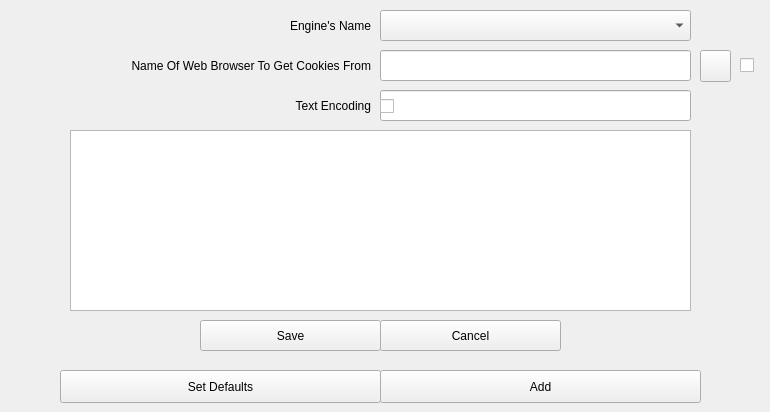
      <widget class="QWidget" name="EngineDefaultOptions">
       <attribute name="title">
        <string>Engine's Options</string>
       </attribute>
       <widget class="QComboBox" name="cbConfigureEngines">
        <property name="geometry">
         <rect>
          <x>380</x>
          <y>10</y>
          <width>311</width>
          <height>31</height>
         </rect>
        </property>
       </widget>
       <widget class="QLabel" name="labelConfigureEngines">
        <property name="geometry">
         <rect>
          <x>70</x>
          <y>10</y>
          <width>301</width>
          <height>31</height>
         </rect>
        </property>
        <property name="text">
         <string>Engine's Name</string>
        </property>
        <property name="alignment">
         <set>Qt::AlignRight|Qt::AlignTrailing|Qt::AlignVCenter</set>
        </property>
        <property name="wordWrap">
         <bool>true</bool>
        </property>
       </widget>
       <widget class="QPushButton" name="pbConfigureEngineDefaultOptions">
        <property name="geometry">
         <rect>
          <x>60</x>
          <y>370</y>
          <width>321</width>
          <height>33</height>
         </rect>
        </property>
        <property name="text">
         <string>Set Defaults</string>
        </property>
       </widget>
       <widget class="QLabel" name="labelPathToCookieFile">
        <property name="geometry">
         <rect>
          <x>70</x>
          <y>50</y>
          <width>301</width>
          <height>31</height>
         </rect>
        </property>
        <property name="text">
         <string>Name Of Web Browser To Get Cookies From</string>
        </property>
        <property name="alignment">
         <set>Qt::AlignRight|Qt::AlignTrailing|Qt::AlignVCenter</set>
        </property>
        <property name="wordWrap">
         <bool>true</bool>
        </property>
       </widget>
       <widget class="QLineEdit" name="lineEditConfigureCookieBrowserName">
        <property name="geometry">
         <rect>
          <x>380</x>
          <y>50</y>
          <width>311</width>
          <height>31</height>
         </rect>
        </property>
       </widget>
       <widget class="QTableWidget" name="tableWidgetEnginesDefaultOptions">
        <property name="geometry">
         <rect>
          <x>60</x>
          <y>130</y>
          <width>641</width>
          <height>191</height>
         </rect>
        </property>
        <column>
         <property name="text">
          <string>Default</string>
         </property>
        </column>
        <column>
         <property name="text">
          <string>Engine's Default Options</string>
         </property>
        </column>
       </widget>
       <widget class="QPushButton" name="pbAddDefaultDownloadOption">
        <property name="geometry">
         <rect>
          <x>380</x>
          <y>370</y>
          <width>321</width>
          <height>33</height>
         </rect>
        </property>
        <property name="text">
         <string>Add</string>
        </property>
       </widget>
       <widget class="QLineEdit" name="lineEditAddDefaultDownloadOption">
        <property name="geometry">
         <rect>
          <x>230</x>
          <y>330</y>
          <width>471</width>
          <height>31</height>
         </rect>
        </property>
       </widget>
       <widget class="QLabel" name="labelConfigureOptionsToAdd">
        <property name="geometry">
         <rect>
          <x>60</x>
          <y>330</y>
          <width>161</width>
          <height>31</height>
         </rect>
        </property>
        <property name="text">
         <string>Options To Add</string>
        </property>
        <property name="alignment">
         <set>Qt::AlignRight|Qt::AlignTrailing|Qt::AlignVCenter</set>
        </property>
        <property name="wordWrap">
         <bool>true</bool>
        </property>
       </widget>
       <widget class="QLabel" name="labelEditConfigOptions">
        <property name="geometry">
         <rect>
          <x>60</x>
          <y>130</y>
          <width>641</width>
          <height>231</height>
         </rect>
        </property>
        <property name="autoFillBackground">
         <bool>true</bool>
        </property>
        <property name="text">
         <string/>
        </property>
       </widget>
       <widget class="QPushButton" name="pbConfigureSaveEditOption">
        <property name="geometry">
         <rect>
          <x>200</x>
          <y>320</y>
          <width>181</width>
          <height>31</height>
         </rect>
        </property>
        <property name="text">
         <string>Save</string>
        </property>
       </widget>
       <widget class="QTextEdit" name="textEditConfigureEditOption">
        <property name="geometry">
         <rect>
          <x>70</x>
          <y>130</y>
          <width>621</width>
          <height>181</height>
         </rect>
        </property>
       </widget>
       <widget class="QPushButton" name="pbConfigureSaveEditOptionCancel">
        <property name="geometry">
         <rect>
          <x>380</x>
          <y>320</y>
          <width>181</width>
          <height>31</height>
         </rect>
        </property>
        <property name="text">
         <string>Cancel</string>
        </property>
       </widget>
       <widget class="QLineEdit" name="lineEditConfigureTextEncoding">
        <property name="geometry">
         <rect>
          <x>380</x>
          <y>90</y>
          <width>311</width>
          <height>31</height>
         </rect>
        </property>
       </widget>
       <widget class="QLabel" name="labelConfigureTextEncoding">
        <property name="geometry">
         <rect>
          <x>70</x>
          <y>90</y>
          <width>301</width>
          <height>31</height>
         </rect>
        </property>
        <property name="text">
         <string>Text Encoding</string>
        </property>
        <property name="alignment">
         <set>Qt::AlignRight|Qt::AlignTrailing|Qt::AlignVCenter</set>
        </property>
        <property name="wordWrap">
         <bool>true</bool>
        </property>
       </widget>
       <widget class="QCheckBox" name="cbCookieSource">
        <property name="geometry">
         <rect>
          <x>740</x>
          <y>50</y>
          <width>21</width>
          <height>31</height>
         </rect>
        </property>
        <property name="toolTip">
         <string>Switch Between Setting Browser Name And Path To Cookie File</string>
        </property>
        <property name="text">
         <string/>
        </property>
       </widget>
       <widget class="QPushButton" name="pbConfigureSetPathToCookieFile">
        <property name="geometry">
         <rect>
          <x>700</x>
          <y>50</y>
          <width>31</width>
          <height>32</height>
         </rect>
        </property>
        <property name="text">
         <string/>
        </property>
       </widget>
       <widget class="QCheckBox" name="cbDenoEnableAutoDownload">
        <property name="geometry">
         <rect>
          <x>380</x>
          <y>91</y>
          <width>311</width>
          <height>31</height>
         </rect>
        </property>
        <property name="text">
         <string/>
        </property>
       </widget>
      </widget>
